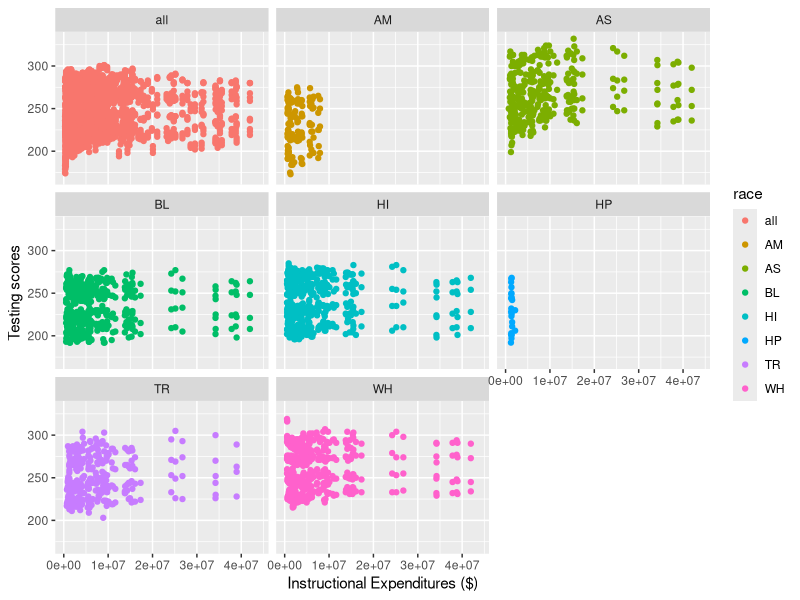
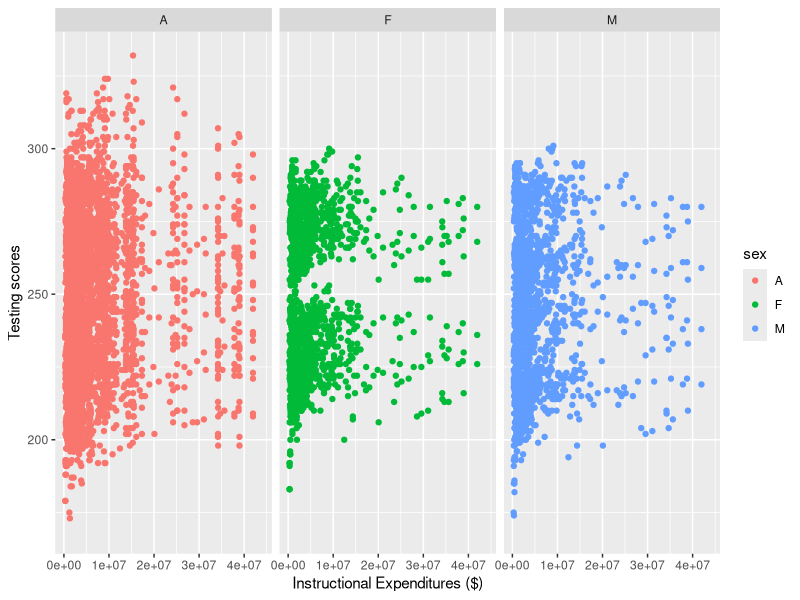
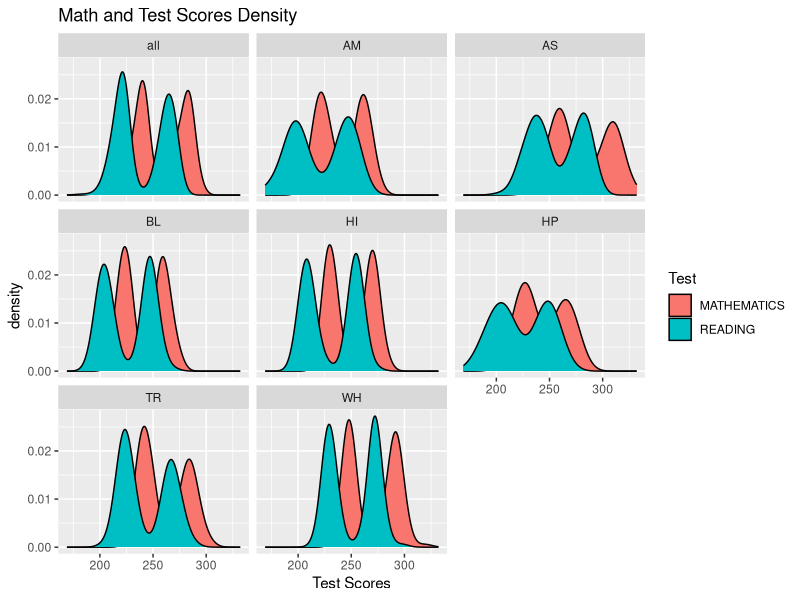
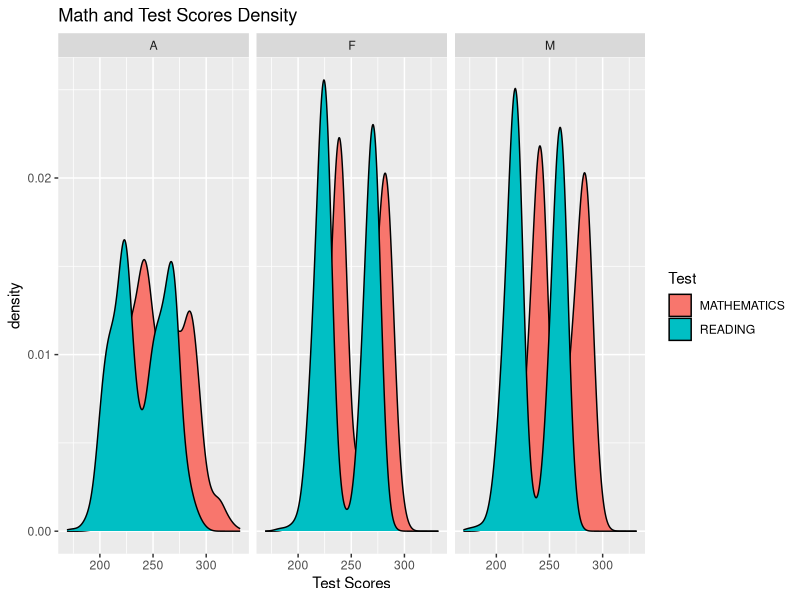
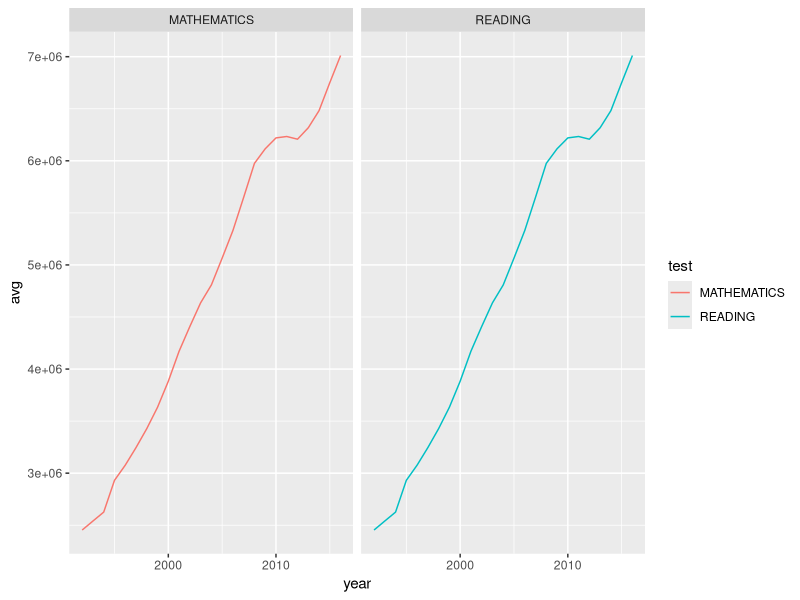

Reproduce these figures in R, in order.
## ---- chunk 1
knitr::opts_chunk$set(echo = TRUE)
library(tidyverse)
library(readxl)
## ---- chunk 2
schools <- read_xlsx("US_schools_data.xlsx")
## ---- chunk 3
clean_schools <-schools %>%
  select(PRIMARY_KEY,
         TOTAL_EXPENDITURE, 
         INSTRUCTION_EXPENDITURE, 
         SUPPORT_SERVICES_EXPENDITURE, 
         OTHER_EXPENDITURE, 
         CAPITAL_OUTLAY_EXPENDITURE, 
         ends_with("READING"), 
         ends_with("MATHEMATICS"))
## ---- chunk 4
clean_schools$PRIMARY_KEY <- str_replace(clean_schools$PRIMARY_KEY,"_", " ")

clean_schools <- clean_schools %>%
  separate(PRIMARY_KEY, 
           into = c("year", "state"), 
           sep = " ")
## ---- chunk 5
clean_schools <- clean_schools %>%
  pivot_longer("G04_A_A_READING":"G08_TR_A_MATHEMATICS",
               names_to = c("grade","race", "sex", "test"),
               names_sep = "_",
               values_to = "score")
## ---- chunk 6
clean_schools <- clean_schools %>%
  mutate(sex = as.factor(sex),
         race = fct_recode(as.factor(clean_schools$race), all = "A"),
         test = as.factor(test),
         grade =as.factor(grade),
         year = as.numeric(year)
         )
## ---- chunk 7
MIDWEST <- c("INDIANA","ILLINOIS","MICHIGAN","OHIO","WISCONSIN",
             "IOWA","KANSAS","MINNESOTA","MISSOURI","NEBRASKA",
             "NORTH DAKOTA","SOUTH DAKOTA")

NORTHEAST <- c("CONNECTICUT","MAINE","MASSACHUSETTS","NEW HAMPSHIRE",
             "RHODE ISLAND","VERMONT","NEW JERSEY","NEW YORK",
             "PENNSYLVANIA")

SOUTH <- c("DELAWARE","DISTRICT","FLORIDA","GEORGIA",
            "MARYLAND","NORTH CAROLINA","SOUTH CAROLINA","VIRGINIA",
            "WEST VIRGINIA","ALABAMA","KENTUCKY","MISSISSIPPI",
            "TENNESSEE","ARKANSAS","LOUISIANA","OKLAHOMA","TEXAS")

WEST <- c("ARIZONA","COLORADO","IDAHO","NEW MEXICO","MONTANA",
            "UTAH","NEVADA","WYOMING","ALASKA","CALIFORNIA",
            "HAWAII","OREGON","WASHINGTON")

clean_schools <- clean_schools %>%
  mutate(region = if_else(state %in% MIDWEST, "Midwest", 
                          if_else(state %in% NORTHEAST, "Northeast", 
                                  if_else(state %in% SOUTH, "South", 
                                          if_else(state %in% WEST, "West", "Other")))))

## ---- chunk 8
clean_schools %>%
  ggplot(aes(x = INSTRUCTION_EXPENDITURE, y = score, color = race)) +
  geom_point() +
  labs(x = "Instructional Expenditures ($)", 
       y = "Testing scores")  +
  facet_wrap(~race)

clean_schools %>%
  ggplot(aes(x = INSTRUCTION_EXPENDITURE, y = score, color = sex)) +
  geom_point() +
  labs(x = "Instructional Expenditures ($)", 
       y = "Testing scores")  +
  facet_wrap(~sex)
## ---- chunk 9
clean_schools %>%
  ggplot()+
  geom_density(mapping = aes(x = score, fill = test))+
  facet_wrap(~race) +
  labs(title = "Math and Test Scores Density", x = "Test Scores", fill = "Test")

clean_schools %>%
  ggplot()+
  geom_density(mapping = aes(x = score, fill = test))+
  facet_wrap(~sex) +
  labs(title = "Math and Test Scores Density", x = "Test Scores", fill = "Test")
## ---- chunk 10
clean_schools %>%
  group_by(year) %>%
  mutate(avg = mean(INSTRUCTION_EXPENDITURE, na.rm = TRUE)) %>%
  mutate(year = as.numeric(year)) %>%
  filter(!is.na(INSTRUCTION_EXPENDITURE)) %>%
  group_by(year) %>%
  ggplot()+
  geom_line(mapping = aes(x = year, y = avg, color = test)) +
  facet_wrap(~test)
## ---- chunk 11
clean_schools %>%
  filter(test == "MATHEMATICS") %>%
  lm(score ~ INSTRUCTION_EXPENDITURE, data = .) ->
  math_model

clean_schools %>%
  filter(test == "READING") %>%
  lm(score ~ INSTRUCTION_EXPENDITURE, data = .) ->
  reading_model
  
## ---- chunk 12
summary(math_model)
summary(reading_model)
